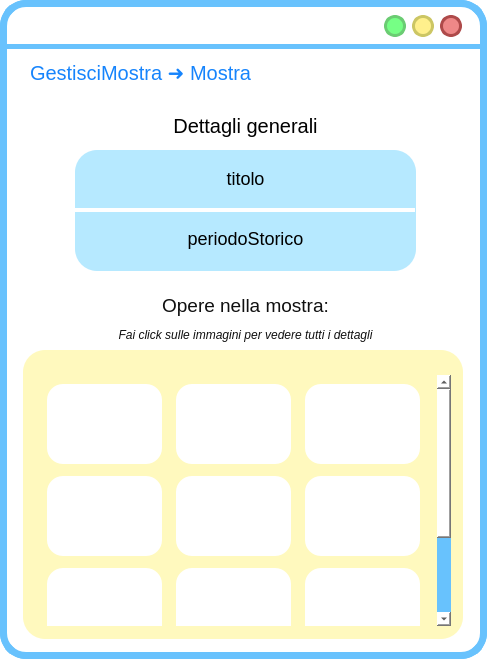
<?xml version="1.0" encoding="UTF-8"?>
<ui version="4.0">
 <class>MainWindow</class>
 <widget class="QMainWindow" name="MainWindow">
  <property name="geometry">
   <rect>
    <x>0</x>
    <y>0</y>
    <width>487</width>
    <height>659</height>
   </rect>
  </property>
  <property name="cursor">
   <cursorShape>ArrowCursor</cursorShape>
  </property>
  <property name="windowTitle">
   <string>MainWindow</string>
  </property>
  <property name="styleSheet">
   <string notr="true">QWidget{
background:rgb(255, 255, 255);
border-radius:26px;
border-color:rgb(104, 194, 253);
border-style: solid;
border-width:7;
}

QLabel{
border-width:0;
font: 20pt &quot;Lato Light&quot;;
}
QLineEdit{
border-width:0;
font: 14pt &quot;Lato Light&quot;;
}
QComboBox{
border-width:0;
font: 14pt &quot;Lato Light&quot;;
}
QAbstractItemView {
    border: 3px solid  rgb(104, 194, 253);  
border-radius:8px;
  selection-background-color:  rgb(104, 194, 253);
margin:-2px;
text-align:center;
border-width:5;
}</string>
  </property>
  <widget class="QWidget" name="centralwidget">
   <widget class="QLabel" name="label">
    <property name="geometry">
     <rect>
      <x>0</x>
      <y>44</y>
      <width>641</width>
      <height>5</height>
     </rect>
    </property>
    <property name="styleSheet">
     <string notr="true">background-color:rgb(104, 194, 253);</string>
    </property>
    <property name="text">
     <string/>
    </property>
   </widget>
   <widget class="QPushButton" name="reduceButton">
    <property name="geometry">
     <rect>
      <x>384</x>
      <y>15</y>
      <width>22</width>
      <height>22</height>
     </rect>
    </property>
    <property name="sizePolicy">
     <sizepolicy hsizetype="Fixed" vsizetype="Fixed">
      <horstretch>0</horstretch>
      <verstretch>0</verstretch>
     </sizepolicy>
    </property>
    <property name="minimumSize">
     <size>
      <width>22</width>
      <height>22</height>
     </size>
    </property>
    <property name="maximumSize">
     <size>
      <width>24</width>
      <height>24</height>
     </size>
    </property>
    <property name="cursor">
     <cursorShape>PointingHandCursor</cursorShape>
    </property>
    <property name="styleSheet">
     <string notr="true">QPushButton{
 background-color:#76ff85;
 border-style: solid;
 border-radius:11px;
font: 18pt &quot;Candara&quot;;
border-color:#6bcc73;
border-width:3;
}

QPushButton::pressed{
	background-color : white;
	border-color:#6bcc73;
	border-width:3;
}
</string>
    </property>
    <property name="text">
     <string/>
    </property>
   </widget>
   <widget class="QPushButton" name="exitButton">
    <property name="geometry">
     <rect>
      <x>440</x>
      <y>15</y>
      <width>22</width>
      <height>22</height>
     </rect>
    </property>
    <property name="sizePolicy">
     <sizepolicy hsizetype="Fixed" vsizetype="Fixed">
      <horstretch>0</horstretch>
      <verstretch>0</verstretch>
     </sizepolicy>
    </property>
    <property name="minimumSize">
     <size>
      <width>22</width>
      <height>22</height>
     </size>
    </property>
    <property name="maximumSize">
     <size>
      <width>24</width>
      <height>24</height>
     </size>
    </property>
    <property name="cursor">
     <cursorShape>PointingHandCursor</cursorShape>
    </property>
    <property name="styleSheet">
     <string notr="true">QPushButton{
 background-color:#ee8888;
 border-style: solid;
 border-radius:11px;
font: 18pt &quot;Candara&quot;;
border-color:#ae4a4a;
border-width:3;
}

QPushButton::pressed{
	background-color : white;
	border-color:#ae4a4a;
	border-width:3;
}
</string>
    </property>
    <property name="text">
     <string/>
    </property>
   </widget>
   <widget class="QPushButton" name="maximizeButton">
    <property name="geometry">
     <rect>
      <x>412</x>
      <y>15</y>
      <width>22</width>
      <height>22</height>
     </rect>
    </property>
    <property name="sizePolicy">
     <sizepolicy hsizetype="Fixed" vsizetype="Fixed">
      <horstretch>0</horstretch>
      <verstretch>0</verstretch>
     </sizepolicy>
    </property>
    <property name="minimumSize">
     <size>
      <width>20</width>
      <height>20</height>
     </size>
    </property>
    <property name="maximumSize">
     <size>
      <width>24</width>
      <height>24</height>
     </size>
    </property>
    <property name="cursor">
     <cursorShape>PointingHandCursor</cursorShape>
    </property>
    <property name="styleSheet">
     <string notr="true">QPushButton{
 background-color:#fff08c	;
 border-style: solid;
 border-radius:11px;
font: 18pt &quot;Candara&quot;;
border-color:#ccc664;
border-width:3;
}

QPushButton::pressed{
	background-color : white;
	border-color:#ccc664;
	border-width:3;
}
</string>
    </property>
    <property name="text">
     <string/>
    </property>
   </widget>
   <widget class="QLabel" name="indietroLabel">
    <property name="geometry">
     <rect>
      <x>424</x>
      <y>57</y>
      <width>36</width>
      <height>36</height>
     </rect>
    </property>
    <property name="font">
     <font>
      <family>Lato Light</family>
      <pointsize>20</pointsize>
      <weight>50</weight>
      <italic>false</italic>
      <bold>false</bold>
     </font>
    </property>
    <property name="cursor">
     <cursorShape>PointingHandCursor</cursorShape>
    </property>
    <property name="autoFillBackground">
     <bool>false</bool>
    </property>
    <property name="styleSheet">
     <string notr="true">background-color: rgba(255, 255, 255,0);</string>
    </property>
    <property name="text">
     <string/>
    </property>
    <property name="pixmap">
     <pixmap resource="res/res.qrc">:/icons/arrow_back_FILL1_wght700_GRAD200_opsz48_risultato.png</pixmap>
    </property>
    <property name="scaledContents">
     <bool>true</bool>
    </property>
   </widget>
   <widget class="QLabel" name="titoloLabel_2">
    <property name="geometry">
     <rect>
      <x>30</x>
      <y>57</y>
      <width>311</width>
      <height>31</height>
     </rect>
    </property>
    <property name="styleSheet">
     <string notr="true">font-size: 20px;
text-align: left;
background-color: rgba(255, 255, 255,0);
color: #1684FC;
font: 16pt &quot;Lato&quot;;</string>
    </property>
    <property name="text">
     <string>GestisciMostra ➜ Mostra</string>
    </property>
   </widget>
   <widget class="QLabel" name="label_3">
    <property name="geometry">
     <rect>
      <x>20</x>
      <y>10</y>
      <width>361</width>
      <height>31</height>
     </rect>
    </property>
    <property name="cursor">
     <cursorShape>SizeAllCursor</cursorShape>
    </property>
    <property name="styleSheet">
     <string notr="true">color: rgba(255, 255, 255,0);
background-color:rgba(255, 255, 255,0);</string>
    </property>
    <property name="text">
     <string/>
    </property>
   </widget>
   <widget class="QLabel" name="titoloLabel_3">
    <property name="geometry">
     <rect>
      <x>10</x>
      <y>110</y>
      <width>471</width>
      <height>31</height>
     </rect>
    </property>
    <property name="styleSheet">
     <string notr="true">font-size: 20px;
text-align: left;
background-color: rgba(255, 255, 255,0);
</string>
    </property>
    <property name="text">
     <string>Dettagli generali</string>
    </property>
    <property name="alignment">
     <set>Qt::AlignCenter</set>
    </property>
   </widget>
   <widget class="QLabel" name="immagineLabel">
    <property name="geometry">
     <rect>
      <x>23</x>
      <y>350</y>
      <width>440</width>
      <height>289</height>
     </rect>
    </property>
    <property name="sizePolicy">
     <sizepolicy hsizetype="Fixed" vsizetype="Fixed">
      <horstretch>0</horstretch>
      <verstretch>0</verstretch>
     </sizepolicy>
    </property>
    <property name="styleSheet">
     <string notr="true">border-radius: 22px;
background-color: rgba(255, 249, 190, 255);</string>
    </property>
    <property name="text">
     <string/>
    </property>
    <property name="scaledContents">
     <bool>true</bool>
    </property>
    <property name="alignment">
     <set>Qt::AlignCenter</set>
    </property>
    <property name="margin">
     <number>10</number>
    </property>
    <property name="indent">
     <number>10</number>
    </property>
   </widget>
   <widget class="QScrollArea" name="scrollArea">
    <property name="geometry">
     <rect>
      <x>30</x>
      <y>375</y>
      <width>421</width>
      <height>251</height>
     </rect>
    </property>
    <property name="styleSheet">
     <string notr="true">QWidget{
background:rgb(255, 255, 255);
border-radius:0px;
border-color:rgb(255, 249, 190);
border-style: solid;
border-width:7;
}


QScrollArea{
border-width:0px;
border-radius: 22px;
background-color: rgba(255, 255, 255, 255);
}

QScrollBar{
border-width:0px;
	border-radius:4px;
background-color: rgba(255, 255, 255, 255);

}


/* VERTICAL SCROLLBAR */
 QScrollBar:vertical {
	border: none;
    width: 14px;
    margin: 0px 0 0px 0;
	border-radius: 7px;
margin: 0px 0px 0px 0px;

 }



/*  HANDLE BAR VERTICAL */
QScrollBar::handle:vertical {	
	background-color:#68C2FD;
	min-height: 30px;	
	border-radius: 7px;

}
QScrollBar::handle:vertical:hover{	
	background-color:#A6E4FF;
}
QScrollBar::handle:vertical:pressed {	
	background-color: #5AA7D9;
}


/* BTN TOP - SCROLLBAR */
QScrollBar::sub-line:vertical {
	background-color: rgb(255, 255, 255);
	border-radius: 7px;
}
QScrollBar::sub-line:vertical:hover {	
	background-color:#68C2FD;
}
QScrollBar::sub-line:vertical:pressed {	
	background-color: #5AA7D9;
}

/* BTN BOTTOM - SCROLLBAR  */
QScrollBar::add-line:vertical {

	background-color: rgb(255, 255, 255);
	border-radius: 7px;

}
QScrollBar::add-line:vertical:hover {	
	background-color:rgb(255, 255, 255)
}
QScrollBar::add-line:vertical:pressed {	
	background-color:rgb(255, 255, 255)
}
/* RESET ARROW  */
QScrollBar::up-arrow:vertical, QScrollBar::down-arrow:vertical {
	background: none;
}
QScrollBar::add-page:vertical, QScrollBar::sub-page:vertical {
	background: none;
} 
</string>
    </property>
    <property name="horizontalScrollBarPolicy">
     <enum>Qt::ScrollBarAlwaysOff</enum>
    </property>
    <property name="widgetResizable">
     <bool>true</bool>
    </property>
    <widget class="QWidget" name="scrollAreaWidgetContents">
     <property name="geometry">
      <rect>
       <x>0</x>
       <y>0</y>
       <width>400</width>
       <height>380</height>
      </rect>
     </property>
     <property name="styleSheet">
      <string notr="true">border-width:0px;
border-radius: 0px;
background-color: rgba(255, 249, 190, 255);</string>
     </property>
     <layout class="QVBoxLayout" name="verticalLayout">
      <item>
       <layout class="QGridLayout" name="gridLayout">
        <property name="leftMargin">
         <number>8</number>
        </property>
        <property name="topMargin">
         <number>0</number>
        </property>
        <property name="rightMargin">
         <number>8</number>
        </property>
        <property name="bottomMargin">
         <number>0</number>
        </property>
        <property name="horizontalSpacing">
         <number>14</number>
        </property>
        <property name="verticalSpacing">
         <number>12</number>
        </property>
        <item row="0" column="0">
         <widget class="QLabel" name="immagineLabel_10">
          <property name="sizePolicy">
           <sizepolicy hsizetype="MinimumExpanding" vsizetype="MinimumExpanding">
            <horstretch>0</horstretch>
            <verstretch>0</verstretch>
           </sizepolicy>
          </property>
          <property name="minimumSize">
           <size>
            <width>100</width>
            <height>80</height>
           </size>
          </property>
          <property name="styleSheet">
           <string notr="true">border-radius: 16px;
background-color: rgba(255, 255, 255, 255);</string>
          </property>
          <property name="text">
           <string/>
          </property>
          <property name="scaledContents">
           <bool>true</bool>
          </property>
          <property name="alignment">
           <set>Qt::AlignCenter</set>
          </property>
          <property name="margin">
           <number>10</number>
          </property>
          <property name="indent">
           <number>10</number>
          </property>
         </widget>
        </item>
        <item row="1" column="2">
         <widget class="QLabel" name="immagineLabel_15">
          <property name="sizePolicy">
           <sizepolicy hsizetype="MinimumExpanding" vsizetype="MinimumExpanding">
            <horstretch>0</horstretch>
            <verstretch>0</verstretch>
           </sizepolicy>
          </property>
          <property name="minimumSize">
           <size>
            <width>100</width>
            <height>80</height>
           </size>
          </property>
          <property name="styleSheet">
           <string notr="true">border-radius: 16px;
background-color: rgba(255, 255, 255, 255);</string>
          </property>
          <property name="text">
           <string/>
          </property>
          <property name="scaledContents">
           <bool>true</bool>
          </property>
          <property name="alignment">
           <set>Qt::AlignCenter</set>
          </property>
          <property name="margin">
           <number>10</number>
          </property>
          <property name="indent">
           <number>10</number>
          </property>
         </widget>
        </item>
        <item row="1" column="0">
         <widget class="QLabel" name="immagineLabel_11">
          <property name="sizePolicy">
           <sizepolicy hsizetype="MinimumExpanding" vsizetype="MinimumExpanding">
            <horstretch>0</horstretch>
            <verstretch>0</verstretch>
           </sizepolicy>
          </property>
          <property name="minimumSize">
           <size>
            <width>100</width>
            <height>80</height>
           </size>
          </property>
          <property name="styleSheet">
           <string notr="true">border-radius: 16px;
background-color: rgba(255, 255, 255, 255);</string>
          </property>
          <property name="text">
           <string/>
          </property>
          <property name="scaledContents">
           <bool>true</bool>
          </property>
          <property name="alignment">
           <set>Qt::AlignCenter</set>
          </property>
          <property name="margin">
           <number>10</number>
          </property>
          <property name="indent">
           <number>10</number>
          </property>
         </widget>
        </item>
        <item row="2" column="1">
         <widget class="QLabel" name="immagineLabel_16">
          <property name="sizePolicy">
           <sizepolicy hsizetype="MinimumExpanding" vsizetype="MinimumExpanding">
            <horstretch>0</horstretch>
            <verstretch>0</verstretch>
           </sizepolicy>
          </property>
          <property name="minimumSize">
           <size>
            <width>100</width>
            <height>80</height>
           </size>
          </property>
          <property name="styleSheet">
           <string notr="true">border-radius: 16px;
background-color: rgba(255, 255, 255, 255);</string>
          </property>
          <property name="text">
           <string/>
          </property>
          <property name="scaledContents">
           <bool>true</bool>
          </property>
          <property name="alignment">
           <set>Qt::AlignCenter</set>
          </property>
          <property name="margin">
           <number>10</number>
          </property>
          <property name="indent">
           <number>10</number>
          </property>
         </widget>
        </item>
        <item row="2" column="2">
         <widget class="QLabel" name="immagineLabel_17">
          <property name="sizePolicy">
           <sizepolicy hsizetype="MinimumExpanding" vsizetype="MinimumExpanding">
            <horstretch>0</horstretch>
            <verstretch>0</verstretch>
           </sizepolicy>
          </property>
          <property name="minimumSize">
           <size>
            <width>100</width>
            <height>80</height>
           </size>
          </property>
          <property name="styleSheet">
           <string notr="true">border-radius: 16px;
background-color: rgba(255, 255, 255, 255);</string>
          </property>
          <property name="text">
           <string/>
          </property>
          <property name="scaledContents">
           <bool>true</bool>
          </property>
          <property name="alignment">
           <set>Qt::AlignCenter</set>
          </property>
          <property name="margin">
           <number>10</number>
          </property>
          <property name="indent">
           <number>10</number>
          </property>
         </widget>
        </item>
        <item row="2" column="0">
         <widget class="QLabel" name="immagineLabel_18">
          <property name="sizePolicy">
           <sizepolicy hsizetype="MinimumExpanding" vsizetype="MinimumExpanding">
            <horstretch>0</horstretch>
            <verstretch>0</verstretch>
           </sizepolicy>
          </property>
          <property name="minimumSize">
           <size>
            <width>100</width>
            <height>80</height>
           </size>
          </property>
          <property name="styleSheet">
           <string notr="true">border-radius: 16px;
background-color: rgba(255, 255, 255, 255);</string>
          </property>
          <property name="text">
           <string/>
          </property>
          <property name="scaledContents">
           <bool>true</bool>
          </property>
          <property name="alignment">
           <set>Qt::AlignCenter</set>
          </property>
          <property name="margin">
           <number>10</number>
          </property>
          <property name="indent">
           <number>10</number>
          </property>
         </widget>
        </item>
        <item row="1" column="1">
         <widget class="QLabel" name="immagineLabel_12">
          <property name="sizePolicy">
           <sizepolicy hsizetype="MinimumExpanding" vsizetype="MinimumExpanding">
            <horstretch>0</horstretch>
            <verstretch>0</verstretch>
           </sizepolicy>
          </property>
          <property name="minimumSize">
           <size>
            <width>100</width>
            <height>80</height>
           </size>
          </property>
          <property name="styleSheet">
           <string notr="true">border-radius: 16px;
background-color: rgba(255, 255, 255, 255);</string>
          </property>
          <property name="text">
           <string/>
          </property>
          <property name="scaledContents">
           <bool>true</bool>
          </property>
          <property name="alignment">
           <set>Qt::AlignCenter</set>
          </property>
          <property name="margin">
           <number>10</number>
          </property>
          <property name="indent">
           <number>10</number>
          </property>
         </widget>
        </item>
        <item row="0" column="2">
         <widget class="QLabel" name="immagineLabel_13">
          <property name="sizePolicy">
           <sizepolicy hsizetype="MinimumExpanding" vsizetype="MinimumExpanding">
            <horstretch>0</horstretch>
            <verstretch>0</verstretch>
           </sizepolicy>
          </property>
          <property name="minimumSize">
           <size>
            <width>100</width>
            <height>80</height>
           </size>
          </property>
          <property name="styleSheet">
           <string notr="true">border-radius: 16px;
background-color: rgba(255, 255, 255, 255);</string>
          </property>
          <property name="text">
           <string/>
          </property>
          <property name="scaledContents">
           <bool>true</bool>
          </property>
          <property name="alignment">
           <set>Qt::AlignCenter</set>
          </property>
          <property name="margin">
           <number>10</number>
          </property>
          <property name="indent">
           <number>10</number>
          </property>
         </widget>
        </item>
        <item row="0" column="1">
         <widget class="QLabel" name="immagineLabel_14">
          <property name="sizePolicy">
           <sizepolicy hsizetype="MinimumExpanding" vsizetype="MinimumExpanding">
            <horstretch>0</horstretch>
            <verstretch>0</verstretch>
           </sizepolicy>
          </property>
          <property name="minimumSize">
           <size>
            <width>100</width>
            <height>80</height>
           </size>
          </property>
          <property name="styleSheet">
           <string notr="true">border-radius: 16px;
background-color: rgba(255, 255, 255, 255);</string>
          </property>
          <property name="text">
           <string/>
          </property>
          <property name="scaledContents">
           <bool>true</bool>
          </property>
          <property name="alignment">
           <set>Qt::AlignCenter</set>
          </property>
          <property name="margin">
           <number>10</number>
          </property>
          <property name="indent">
           <number>10</number>
          </property>
         </widget>
        </item>
        <item row="3" column="1">
         <widget class="QLabel" name="immagineLabel_19">
          <property name="sizePolicy">
           <sizepolicy hsizetype="MinimumExpanding" vsizetype="MinimumExpanding">
            <horstretch>0</horstretch>
            <verstretch>0</verstretch>
           </sizepolicy>
          </property>
          <property name="minimumSize">
           <size>
            <width>100</width>
            <height>80</height>
           </size>
          </property>
          <property name="styleSheet">
           <string notr="true">border-radius: 16px;
background-color: rgba(255, 255, 255, 255);</string>
          </property>
          <property name="text">
           <string/>
          </property>
          <property name="scaledContents">
           <bool>true</bool>
          </property>
          <property name="alignment">
           <set>Qt::AlignCenter</set>
          </property>
          <property name="margin">
           <number>10</number>
          </property>
          <property name="indent">
           <number>10</number>
          </property>
         </widget>
        </item>
        <item row="3" column="0">
         <widget class="QLabel" name="immagineLabel_21">
          <property name="sizePolicy">
           <sizepolicy hsizetype="MinimumExpanding" vsizetype="MinimumExpanding">
            <horstretch>0</horstretch>
            <verstretch>0</verstretch>
           </sizepolicy>
          </property>
          <property name="minimumSize">
           <size>
            <width>100</width>
            <height>80</height>
           </size>
          </property>
          <property name="styleSheet">
           <string notr="true">border-radius: 16px;
background-color: rgba(255, 255, 255, 255);</string>
          </property>
          <property name="text">
           <string/>
          </property>
          <property name="scaledContents">
           <bool>true</bool>
          </property>
          <property name="alignment">
           <set>Qt::AlignCenter</set>
          </property>
          <property name="margin">
           <number>10</number>
          </property>
          <property name="indent">
           <number>10</number>
          </property>
         </widget>
        </item>
       </layout>
      </item>
     </layout>
    </widget>
   </widget>
   <widget class="QLabel" name="titoloLabel_4">
    <property name="geometry">
     <rect>
      <x>-20</x>
      <y>320</y>
      <width>531</width>
      <height>31</height>
     </rect>
    </property>
    <property name="layoutDirection">
     <enum>Qt::RightToLeft</enum>
    </property>
    <property name="styleSheet">
     <string notr="true">left: 802px;
top: 386px;
width: 307px;
height: 19px;
color: rgba(16, 16, 16);
background-color: rgba(255, 255, 255,0);

</string>
    </property>
    <property name="text">
     <string>&lt;html&gt;&lt;head/&gt;&lt;body&gt;&lt;p&gt;&lt;span style=&quot; font-size:9pt; font-style:italic;&quot;&gt;Fai click sulle immagini per vedere tutti i dettagli&lt;/span&gt;&lt;/p&gt;&lt;/body&gt;&lt;/html&gt;</string>
    </property>
    <property name="alignment">
     <set>Qt::AlignCenter</set>
    </property>
   </widget>
   <widget class="QLabel" name="titoloLabel">
    <property name="geometry">
     <rect>
      <x>-20</x>
      <y>290</y>
      <width>531</width>
      <height>31</height>
     </rect>
    </property>
    <property name="styleSheet">
     <string notr="true">left: 849px;
background-color: rgba(255, 255, 255,0);
top: 359px;
width: 212px;
height: 24px;
color: rgba(16, 16, 16);
font-size: 20px;
text-align: center;

</string>
    </property>
    <property name="text">
     <string>&lt;html&gt;&lt;head/&gt;&lt;body&gt;&lt;p&gt;&lt;span style=&quot; font-size:14pt;&quot;&gt;Opere nella mostra:&lt;/span&gt;&lt;/p&gt;&lt;/body&gt;&lt;/html&gt;</string>
    </property>
    <property name="alignment">
     <set>Qt::AlignCenter</set>
    </property>
   </widget>
   <widget class="QLabel" name="label_2">
    <property name="geometry">
     <rect>
      <x>75</x>
      <y>150</y>
      <width>341</width>
      <height>121</height>
     </rect>
    </property>
    <property name="styleSheet">
     <string notr="true">left: 790px;
top: 159px;
width: 437px;
height: 650px;
line-height: 20px;
border-radius: 22px;
background-color: rgba(182, 233, 255, 255);
text-align: center;</string>
    </property>
    <property name="text">
     <string/>
    </property>
   </widget>
   <widget class="QLabel" name="label_6">
    <property name="geometry">
     <rect>
      <x>72</x>
      <y>208</y>
      <width>343</width>
      <height>4</height>
     </rect>
    </property>
    <property name="sizePolicy">
     <sizepolicy hsizetype="Fixed" vsizetype="Fixed">
      <horstretch>0</horstretch>
      <verstretch>0</verstretch>
     </sizepolicy>
    </property>
    <property name="styleSheet">
     <string notr="true">width: 314px;
height: 180px;
border-radius: 0;
background-color: rgb(255, 255, 255);
text-align: center;</string>
    </property>
    <property name="text">
     <string/>
    </property>
    <property name="scaledContents">
     <bool>true</bool>
    </property>
    <property name="alignment">
     <set>Qt::AlignCenter</set>
    </property>
    <property name="margin">
     <number>10</number>
    </property>
    <property name="indent">
     <number>0</number>
    </property>
   </widget>
   <widget class="QLabel" name="label_4">
    <property name="geometry">
     <rect>
      <x>90</x>
      <y>163</y>
      <width>34</width>
      <height>34</height>
     </rect>
    </property>
    <property name="styleSheet">
     <string notr="true">background-color: rgba(255, 255, 255,0);</string>
    </property>
    <property name="text">
     <string/>
    </property>
    <property name="pixmap">
     <pixmap resource="res/res.qrc">:/icons/title_FILL1_wght600_GRAD200_opsz48_risultato.png</pixmap>
    </property>
    <property name="scaledContents">
     <bool>true</bool>
    </property>
   </widget>
   <widget class="QLabel" name="label_5">
    <property name="geometry">
     <rect>
      <x>92</x>
      <y>223</y>
      <width>34</width>
      <height>34</height>
     </rect>
    </property>
    <property name="styleSheet">
     <string notr="true">background-color: rgba(255, 255, 255,0);</string>
    </property>
    <property name="text">
     <string/>
    </property>
    <property name="pixmap">
     <pixmap resource="res/res.qrc">:/icons/brush_FILL1_wght600_GRAD200_opsz48_risultato.png</pixmap>
    </property>
    <property name="scaledContents">
     <bool>true</bool>
    </property>
   </widget>
   <widget class="QLabel" name="nomeLabel">
    <property name="geometry">
     <rect>
      <x>80</x>
      <y>153</y>
      <width>331</width>
      <height>51</height>
     </rect>
    </property>
    <property name="styleSheet">
     <string notr="true">font-size: 18px;
text-align: left;
background-color: rgba(255, 255, 255,0);
</string>
    </property>
    <property name="text">
     <string>titolo</string>
    </property>
    <property name="alignment">
     <set>Qt::AlignCenter</set>
    </property>
   </widget>
   <widget class="QLabel" name="periodoStoricoLabel">
    <property name="geometry">
     <rect>
      <x>80</x>
      <y>213</y>
      <width>331</width>
      <height>51</height>
     </rect>
    </property>
    <property name="styleSheet">
     <string notr="true">font-size: 18px;
text-align: left;
background-color: rgba(255, 255, 255,0);
</string>
    </property>
    <property name="text">
     <string>periodoStorico</string>
    </property>
    <property name="alignment">
     <set>Qt::AlignCenter</set>
    </property>
   </widget>
   <zorder>immagineLabel</zorder>
   <zorder>label</zorder>
   <zorder>reduceButton</zorder>
   <zorder>exitButton</zorder>
   <zorder>maximizeButton</zorder>
   <zorder>indietroLabel</zorder>
   <zorder>titoloLabel_2</zorder>
   <zorder>label_3</zorder>
   <zorder>titoloLabel_3</zorder>
   <zorder>scrollArea</zorder>
   <zorder>titoloLabel_4</zorder>
   <zorder>titoloLabel</zorder>
   <zorder>label_2</zorder>
   <zorder>label_6</zorder>
   <zorder>label_4</zorder>
   <zorder>label_5</zorder>
   <zorder>nomeLabel</zorder>
   <zorder>periodoStoricoLabel</zorder>
  </widget>
 </widget>
 <resources>
  <include location="res/res.qrc"/>
 </resources>
 <connections/>
</ui>
